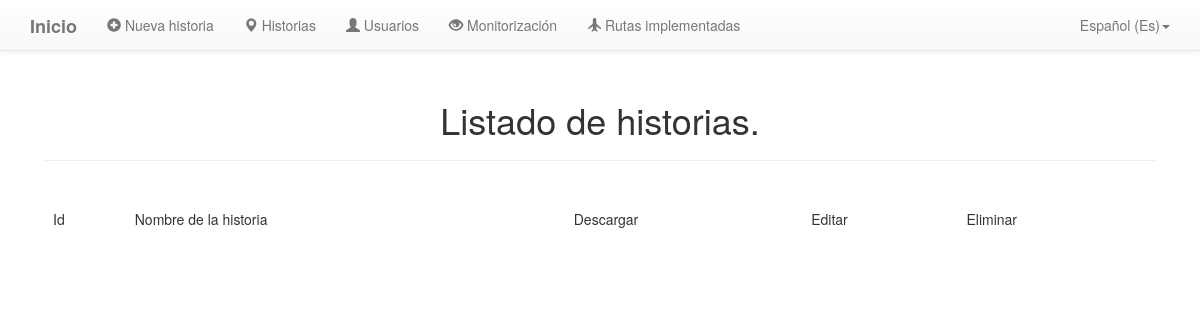
Page /historias on the earlier database version.
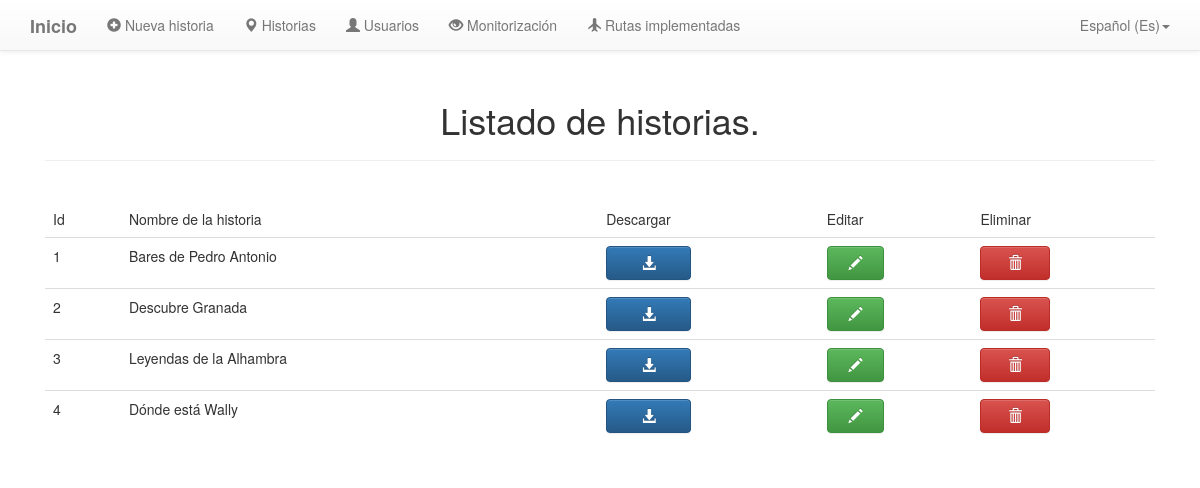
Same page on the later database version.
### tables this page shows
CREATE TABLE historia (id INTEGER PRIMARY KEY AUTOINCREMENT, nombre_historia TEXT, idioma_historia TEXT, imagen_historia BLOB, latitud_historia INT, longitud_historia INT, zoom INT, descripcion_historia TEXT);

### src/server/app.py (the view)
@app.route('/historias', methods=['GET'])
def get_gestionar_historias():
    con = sql.connect("database.db")
    con.row_factory = sql.Row
    cur = con.cursor()
    cur.execute("SELECT id, nombre_historia FROM historia")
    rows = cur.fetchall();
    return render_template('gestionar_historias.html',rows = rows)

### src/server/templates/gestionar_historias.html (shortened to what this page needs)
{% extends 'base.html' %}
{% block content %}
<div class="container">
   <div class="col-md-12">
      <br><br><br><br>
      <h1 class="titulo">Listado de historias.</h1>
      <hr>
      <div class="tab-content">
         <br>
         <div id="see-users-tab" class="tab-pane fade in active">
            <table class="table table-hover" id="table-users">
               <thead>
                  <td>Id</td>
                  <td>Nombre de la historia</td>
                  <td>Descargar</td>
                  <td>Editar</td>
                  <td>Eliminar</td>
               </thead>
               {% for row in rows %}
               <tr>
                  <td>{{row["id"]}}</td>
                  <td>{{row["nombre_historia"]}}</td>
                  <td><button class="btn btn-primary col-md-5 edit-user-btn" id="{{row['id']}}" type="button" onclick=""><span class="glyphicon glyphicon-download-alt"></span></button></td>
                  <td><button class="btn btn-success col-md-5 edit-user-btn" id="{{row['id']}}" type="button" onclick="editarHistoria(this)"><span class="glyphicon glyphicon-pencil"></span></button></td>
                  <td><button class="btn btn-danger col-md-5 delete-user-btn" id="{{row['id']}}" type="button" onclick="eliminarHistoria(this)"><span class="glyphicon glyphicon-trash"></span></button></td>
               </tr>
               {% endfor %}
            </table>
         </div>
      </div>
   </div>
</div>
</body>
</html>
{% endblock %}

### src/server/templates/base.html (shortened to what this page needs)
<!DOCTYPE html>
<html lang="en">
   <head>
      <link rel="stylesheet" href="https://maxcdn.bootstrapcdn.com/bootstrap/3.3.7/css/bootstrap.min.css">
      <link rel="stylesheet" type="text/css" href="{{ url_for('static', filename='css/style.css') }}">
      <link rel="stylesheet" href="https://maxcdn.bootstrapcdn.com/bootstrap/3.3.7/css/bootstrap-theme.min.css">
   </head>
   <body>
      <nav class="navbar navbar-default navbar-fixed-top">
         <div class="container">
         <div class="navbar-header">
            <a class="navbar-brand" href="/">
            <b>Inicio</b>
            </a>
         </div>
         <div class="collapse navbar-collapse" id="bs-example-navbar-collapse-1">
            <ul class="nav navbar-nav">
               <li><a href="/nueva_historia"><span class="glyphicon glyphicon-plus-sign"></span> Nueva historia</a></li>
               <li><a class="active" href="/historias"><span class="glyphicon glyphicon-map-marker"></span> Historias</a></li>
               <li><a href="/usuarios"><span class="glyphicon glyphicon-user"></span> Usuarios</a></li>
               <li><a href="/monitorizacion"><span class="glyphicon glyphicon-eye-open"></span> Monitorización</a></li>
               <li><a href="/rutas"><span class="glyphicon glyphicon-plane"></span> Rutas implementadas</a></li>
            </ul>
            <ul class="nav navbar-nav navbar-right">
               <li class="expanded dropdown">
                  <a href="" class="dropdown-toggle" data-toggle="dropdown" aria-expanded="false">Español (Es)<span class="caret"></span></a>
               </li>
            </ul>
         </div>
      </nav>
      {% block content %}
      {% endblock %}

### src/server/static/css/style.css (style rules this page uses)
h1.titulo, h3.titulo { text-align: center; }

Differences in the rows shown:
added historia: id "1", nombre_historia "Bares de Pedro Antonio"
added historia: id "2", nombre_historia "Descubre Granada"
added historia: id "3", nombre_historia "Leyendas de la Alhambra"
added historia: id "4", nombre_historia "Dónde está Wally"
